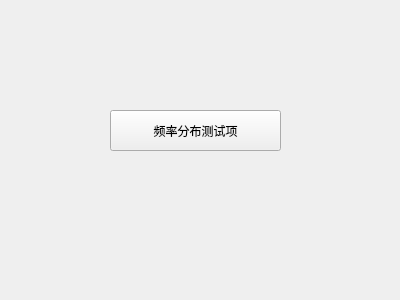
<?xml version="1.0" encoding="UTF-8"?>
<ui version="4.0">
 <class>Form</class>
 <widget class="QWidget" name="Form">
  <property name="geometry">
   <rect>
    <x>0</x>
    <y>0</y>
    <width>400</width>
    <height>300</height>
   </rect>
  </property>
  <property name="windowTitle">
   <string>频率分布测试项</string>
  </property>
  <property name="windowIcon">
   <iconset resource="images/images.qrc">
    <normaloff>:/bat.ico</normaloff>:/bat.ico</iconset>
  </property>
  <widget class="QPushButton" name="btn_Freq">
   <property name="geometry">
    <rect>
     <x>110</x>
     <y>110</y>
     <width>171</width>
     <height>41</height>
    </rect>
   </property>
   <property name="text">
    <string>频率分布测试项</string>
   </property>
   <property name="icon">
    <iconset resource="images/images.qrc">
     <normaloff>:/button.png</normaloff>:/button.png</iconset>
   </property>
  </widget>
 </widget>
 <resources>
  <include location="images/images.qrc"/>
 </resources>
 <connections/>
</ui>
